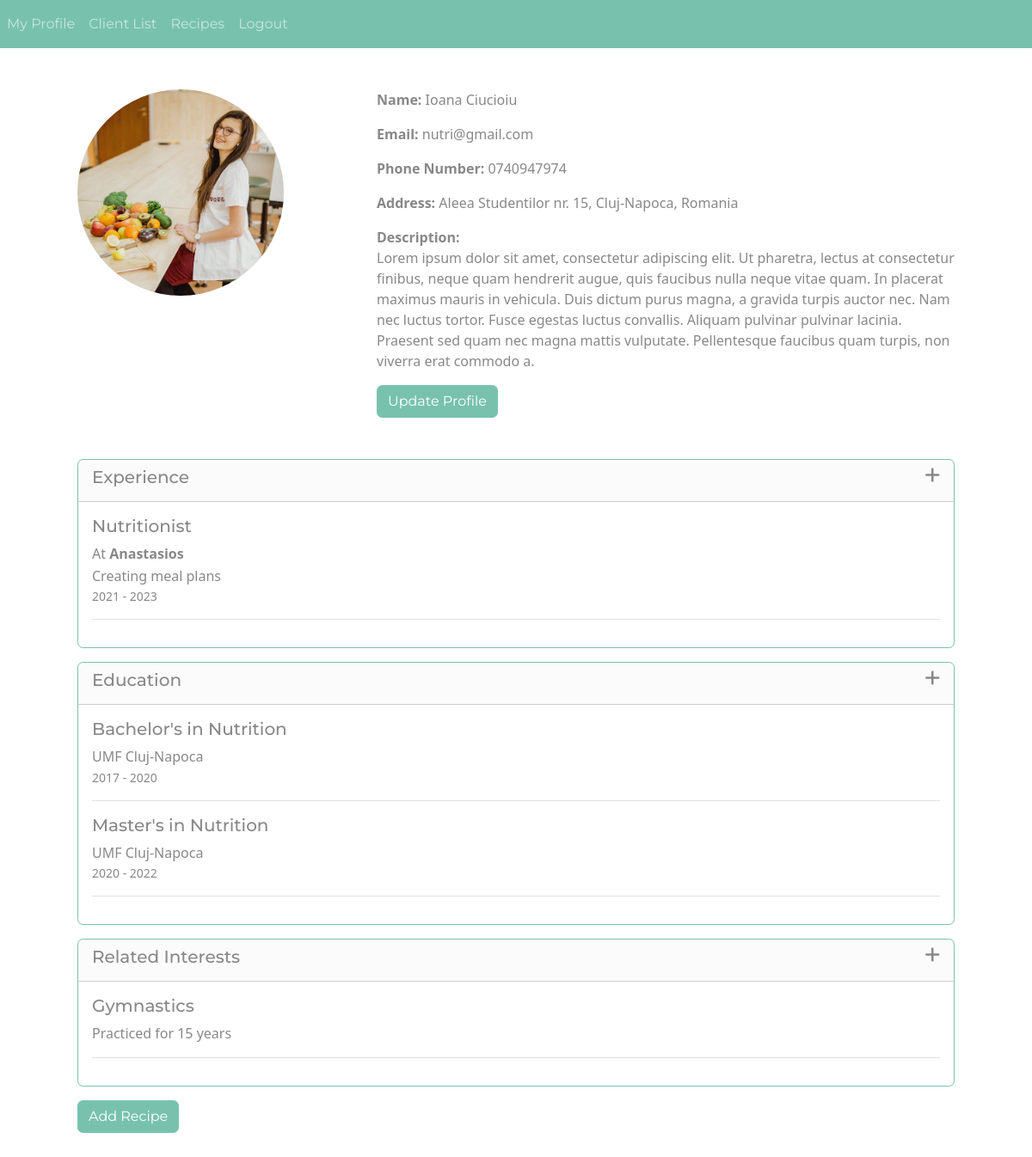
Screenshot of /nutritionist-profile (signed in) with the database file from the repository.
### website/models.py (models this page shows, shortened)
class User(db.Model, UserMixin):
    id = Column(Integer, primary_key=True)
    email = Column(String(150), unique=True, nullable=False)
    password = Column(String(150), nullable=False)
    first_name = Column(String(150))
    last_name= Column(String(150))
    date_of_birth = Column(Date)
    gender = Column(String(150), nullable=False)
    account_type = Column(String(20), nullable=False)
    profile_picture = Column(String(100), nullable=True)
    __mapper_args__ = {
        'polymorphic_identity': 'user',
        'polymorphic_on': account_type
    }

class Nutritionist(User):
  id = Column(Integer, ForeignKey('user.id'), primary_key=True)
  address = Column(String(500))
  city = Column(String(500))
  country = Column(String(500))
  phone_number = Column(String(15))
  description = Column(Text)
  clients = relationship('Client', back_populates='nutritionist', foreign_keys=[Client.nutritionist_id])
  notifications = relationship('Notification', back_populates='nutritionist')
  __mapper_args__ = {
        'polymorphic_identity': 'nutritionist'
  }

class Experience(db.Model):
    id = Column(Integer, primary_key = True)
    nutritionist_id = Column(Integer, ForeignKey('nutritionist.id'), nullable=False)
    job = Column(String(100), nullable=False)
    company = Column(String(100), nullable=False)
    job_description = Column(Text, nullable=False)
    job_start_year = Column(Integer, nullable=False)
    job_end_year = Column(Integer, nullable=False)

class Education(db.Model):
    id = Column(Integer, primary_key=True)
    nutritionist_id = Column(Integer, ForeignKey('nutritionist.id'), nullable=False)
    school = Column(String(100), nullable=False)
    degree = Column(String(100), nullable=False)
    field_of_study = Column(String(100), nullable=False)
    education_start_year = Column(Integer, nullable=False)
    education_end_year = Column(Integer, nullable=False)

class RelatedInterests(db.Model):
    id = Column(Integer, primary_key=True)
    nutritionist_id = Column(Integer, ForeignKey('nutritionist.id'), nullable=False)
    interest = Column(String(100), nullable=False)
    interest_description = Column(Text, nullable=False)

### website/views.py (the view, shortened to what this page needs)
@views.route('/nutritionist-profile', methods=['GET', 'POST'])
@login_required
def nutritionist_profile():
    nutritionist = Nutritionist.query.get(current_user.id)
    experience_entries = Experience.query.filter_by(nutritionist_id=nutritionist.id).all()
    education_entries = Education.query.filter_by(nutritionist_id=nutritionist.id).all()
    interest_entries = RelatedInterests.query.filter_by(nutritionist_id=nutritionist.id).all()
    return render_template('nutritionist_profile.html', user=nutritionist, profile_picture=url_for('static', filename='profile_pictures/' + nutritionist.profile_picture), experience_entries=experience_entries, education_entries=education_entries, interest_entries=interest_entries)

### website/__init__.py (called while the page is built)
def create_app():
    app = Flask(__name__)
    app.config['SECRET_KEY'] = 'abc'
    app.config['SQLALCHEMY_DATABASE_URI'] = f'sqlite:///{DB_NAME}'
    db.init_app(app)
    from .views import views
    from .auth import auth
    app.register_blueprint(views, url_prefix='/')
    app.register_blueprint(auth, url_prefix='/')
    from .models import User
    with app.app_context():
        db.create_all()
    login_manager = LoginManager()
    login_manager.login_view = 'auth.login'
    login_manager.init_app(app)
    @login_manager.user_loader
    def load_user(id):
        return User.query.get(int(id))
    return app

### website/templates/nutritionist_profile.html (shortened to what this page needs)
{% extends "base.html" %}
{% block content %}
<div class="container p-5">
<div class="nutritionist-data">
    <div class="profile-info">
        <div class="row">
          <div class="col-md-4">
              <div class="profile-picture-container">
                <img src="{{ profile_picture }}" class="profile-picture" alt="Profile Picture">
              </div>
          </div>
          <div class="col-md-8">
              <p><strong>Name:</strong> {{ user.first_name }} {{ user.last_name }}</p>
              <p><strong>Email:</strong> {{ user.email }}</p>
              <p><strong>Phone Number:</strong> {{ user.phone_number }} </p>
              <p><strong>Address:</strong> {{ user.address }}, {{ user.city }}, {{ user.country }} </p>
              <p><strong>Description:</strong><br> {{ user.description }} </p>
              <button id="edit_profile_btn" class="btn btn-primary">Update Profile</button>
          </div>
              <br>
    </div>
    <br><br>
    <div class="card experience-card border-primary mb-3">
        <div class="card-header">
            <h5>Experience
            <i class="fa-solid fa-plus add-button" style="float:right;" data-toggle="modal" data-target="#add-experience-modal"></i>
            </h5>
        </div>
        <div class="card-body">
            {% for entry in experience_entries %}
              <div class="experience-entry" >
                <h5>{{ entry.job }}</h5>
                <p style="margin-bottom: 0.1rem;">At <strong>{{ entry.company }}</strong></p>
                <p style="margin-bottom: 0.1rem;">{{ entry.job_description }}</p>
                <p class="small">{{ entry.job_start_year }} - {{ entry.job_end_year }}</p>
                <hr>
              </div>
            {% endfor %}
        </div>
    </div>
    <div class="card education-card border-primary mb-3">
        <div class="card-header">
            <h5>Education
            <i class="fa-solid fa-plus add-button" style="float:right;" data-toggle="modal" data-target="#add-education-modal"></i>
            </h5>
        </div>
        <div class="card-body">
            {% for entry in education_entries %}
              <div class="education-entry">
                <h5>{{ entry.degree }} in {{ entry.field_of_study }}</h5>
                <p style="margin-bottom: 0.1rem;">{{ entry.school }}</p>
                <p class="small">{{ entry.education_start_year }} - {{ entry.education_end_year }}</p>
                <hr>
              </div>
            {% endfor %}
        </div>
    </div>
    <div class="card interests-card border-primary mb-3">
        <div class="card-header">
            <h5>Related Interests
            <i class="fa-solid fa-plus add-button" type="button" style="float:right;" data-toggle="modal" data-target="#add-related-modal"></i>
            </h5>
        </div>
        <div class="card-body">
            {% for entry in interest_entries %}
              <div class="interest-entry">
                <h5>{{ entry.interest }}</h5>
                <p>{{ entry.interest_description }}</p>
                <hr>
              </div>
            {% endfor %}
        </div>
    </div>
</div>
 <button class="btn btn-primary" id="add-recipe-btn" onclick="toggleRecipeForm()">Add Recipe</button>
</div>
{% endblock %}

### website/static/css/style.css (style rules this page uses)
.profile-picture-container { width: 20vw; height: 20vw; overflow: hidden; border-radius: 50%; }
.profile-picture { width: 100%; height: 100%; object-fit: cover; }

### rows the page displays
User: first_name "Ioana", last_name "Ciucioiu", email "nutri@gmail.com"
Nutritionist: phone_number "0740947974", address "Aleea Studentilor nr. 15", city "Cluj-Napoca", country "Romania", description "Lorem ipsum dolor sit amet, consectetur adipiscing elit. Ut pharetra, lectus at consectetur finibus, neque quam hendrerit augue, quis faucibus nulla neque vitae quam. In placerat maximus mauris in vehicula. Duis dictum purus magna, a gravida turpis auctor nec. Nam nec luctus tortor. Fusce egestas luctus convallis. Aliquam pulvinar pulvinar lacinia. Praesent sed quam nec magna mattis vulputate. Pellentesque faucibus quam turpis, non viverra erat commodo a."
Experience: job "Nutritionist", company "Anastasios", job_description "Creating meal plans", job_start_year "2021", job_end_year "2023"
Education: degree "Bachelor's", field_of_study "Nutrition", school "UMF Cluj-Napoca", education_start_year "2017", education_end_year "2020"
Education: degree "Master's", field_of_study "Nutrition", school "UMF Cluj-Napoca", education_start_year "2020", education_end_year "2022"
RelatedInterests: interest "Gymnastics", interest_description "Practiced for 15 years"
